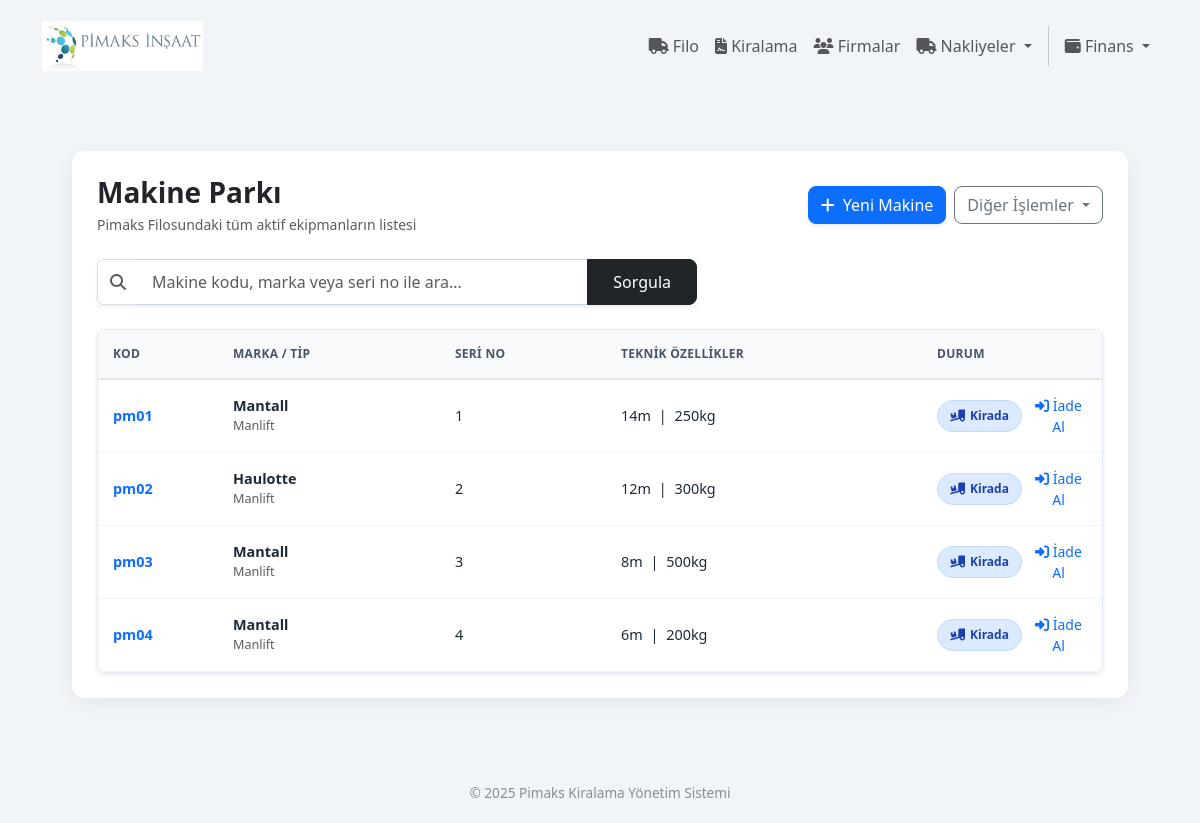
Before: /filo/index with the older database file.
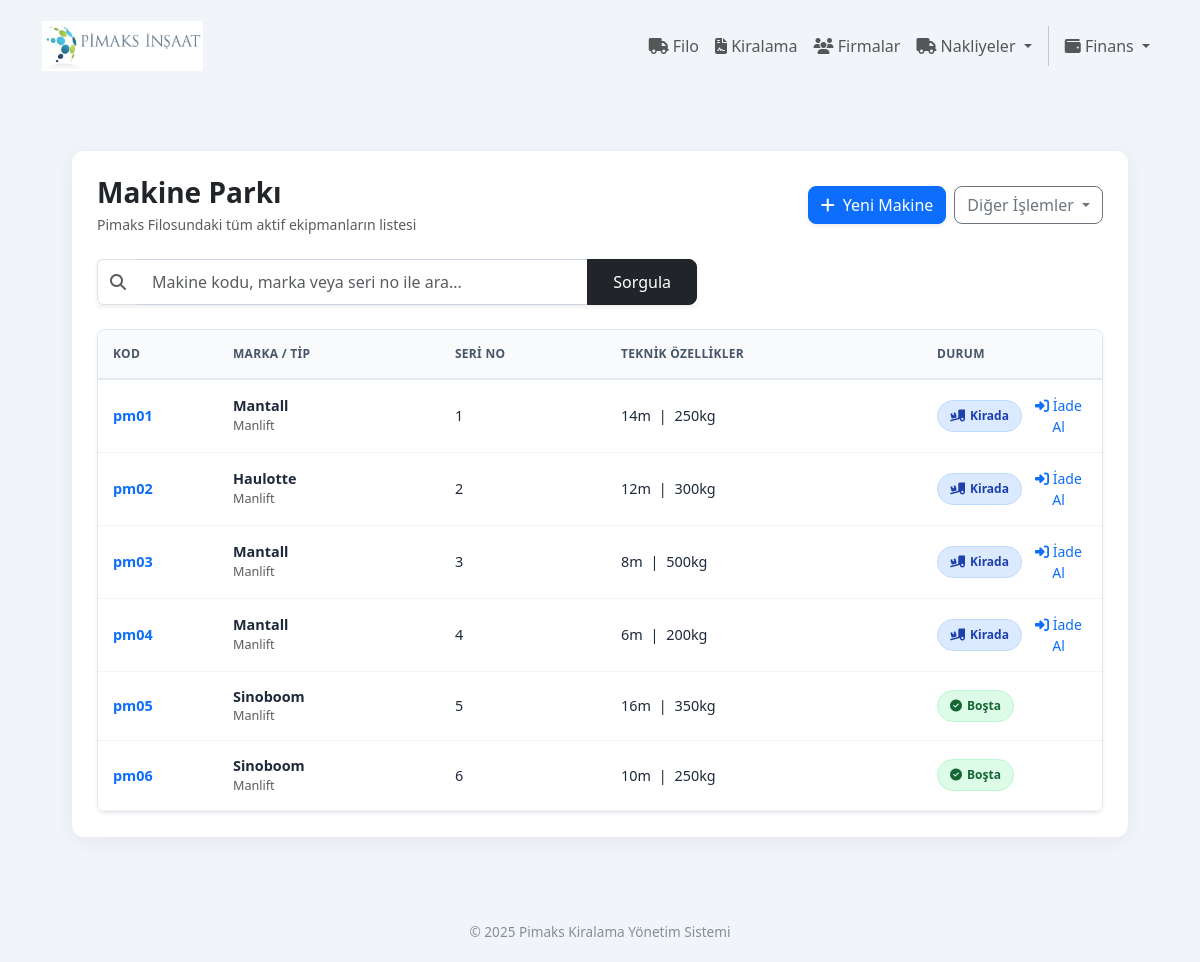
After: the same page with the newer database file.
### app/filo/models.py (models this page shows, shortened)
class Ekipman(db.Model):
    __tablename__ = 'ekipman'
    id = db.Column(db.Integer, primary_key=True)
    kod = db.Column(db.String(100), unique=True, nullable=False, index=True)
    yakit = db.Column(db.String(50), nullable=False, default='')
    tipi = db.Column(db.String(100), nullable=False, default='')
    marka = db.Column(db.String(100), nullable=False)
    model = db.Column(db.String(100), nullable=True, default='')
    seri_no = db.Column(db.String(100), nullable=False, index=True)
    calisma_yuksekligi = db.Column(db.Integer, nullable=False)
    kaldirma_kapasitesi = db.Column(db.Integer, nullable=False)
    uretim_tarihi = db.Column(db.String(100), nullable=False)
    calisma_durumu = db.Column(db.String(50), nullable=False, default='bosta')
    giris_maliyeti = db.Column(db.String(50), nullable=True, default='0')
    para_birimi = db.Column(db.String(3), nullable=False, default='TRY')
    is_active = db.Column(db.Boolean, default=True, nullable=False)
    firma_tedarikci_id = db.Column(db.Integer, db.ForeignKey('firma.id'), nullable=True)
    firma_tedarikci = db.relationship('Firma', back_populates='tedarik_edilen_ekipmanlar', foreign_keys=[firma_tedarikci_id])
    kiralama_kalemleri = db.relationship(
        'KiralamaKalemi',
        back_populates='ekipman',
        foreign_keys='KiralamaKalemi.ekipman_id',
        cascade="all, delete-orphan"
    )
    bakim_kayitlari = db.relationship('BakimKaydi', back_populates='ekipman', cascade="all, delete-orphan")
    __table_args__ = (db.UniqueConstraint('firma_tedarikci_id', 'seri_no', name='_tedarikci_seri_no_uc'),)
    swap_cikis_kayitlari = db.relationship('MakineDegisim', foreign_keys='MakineDegisim.eski_ekipman_id', backref='eski_ekipman', lazy='dynamic')
    swap_giris_kayitlari = db.relationship('MakineDegisim', foreign_keys='MakineDegisim.yeni_ekipman_id', backref='yeni_ekipman', lazy='dynamic')

### app/filo/routes.py (the view, shortened to what this page needs)
@filo_bp.route('/')
@filo_bp.route('/index')
def index():
    try:
        page = request.args.get('page', 1, type=int)
        q = request.args.get('q', '', type=str)
        base_query = Ekipman.query.filter(
            and_(
                Ekipman.firma_tedarikci_id.is_(None),
                Ekipman.is_active == True
            )
        ).options(
            subqueryload(Ekipman.kiralama_kalemleri).options(
                joinedload(KiralamaKalemi.kiralama).joinedload(Kiralama.firma_musteri)
            )
        )
        pagination = base_query.order_by(Ekipman.kod).paginate(
            page=page, per_page=25, error_out=False
        )
        ekipmanlar = pagination.items
        for ekipman in ekipmanlar:
            ekipman.aktif_kiralama_bilgisi = None
            if ekipman.calisma_durumu == 'kirada':
                aktif_kalemler = [k for k in ekipman.kiralama_kalemleri if not k.sonlandirildi]
                if aktif_kalemler:
                    ekipman.aktif_kiralama_bilgisi = max(aktif_kalemler, key=lambda k: k.id)
    except Exception as e:
        flash(f"Hata: {str(e)}", "danger")
        ekipmanlar = []
        pagination = None
        q = q
    return render_template('filo/index.html', ekipmanlar=ekipmanlar, pagination=pagination, q=q)

### app/templates/filo/index.html (shortened to what the changed rows need)
{% extends "base.html" %}
{% block content %}
<div class="container-fluid">
    <div class="filo-card">
        <div class="d-flex justify-content-between align-items-center mb-4 flex-wrap gap-3">
            <div>
                <h1 class="h3 fw-bold text-slate-800 mb-1">Makine Parkı</h1>
            </div>
        </div>
        <div class="table-container shadow-sm">
            <table class="table table-hover mb-0">
                <thead>
                    <tr>
                        <th style="width: 120px;">Kod</th>
                        <th>Marka / Tip</th>
                        <th>Seri No</th>
                        <th>Teknik Özellikler</th>
                        <th style="width: 180px;">Durum</th>
                    </tr>
                </thead>
                <tbody>
                    {% for ekipman in ekipmanlar %}
                    <tr class="ekipman-satiri"
                        data-ekipman-id="{{ ekipman.id }}"
                        data-ekipman-kod="{{ ekipman.kod }}"
                        data-durum="{{ ekipman.calisma_durumu }}"
                        data-duzenle-url="{{ url_for('filo.duzelt', id=ekipman.id) }}"
                        data-sil-url="{{ url_for('filo.sil', id=ekipman.id) }}"
                        data-bilgi-url="{{ url_for('filo.bilgi', id=ekipman.id) }}"
                        data-kirala-url="{{ url_for('kiralama.ekle', ekipman_id=ekipman.id) }}"
                        data-csrf-token="{{ csrf_token() }}">
                        <td class="fw-bold text-primary">{{ ekipman.kod }}</td>
                        <td>
                            <div class="fw-bold">{{ ekipman.marka }}</div>
                            <div class="text-muted small">{{ ekipman.tipi }}</div>
                        </td>
                        <td class="text-monospace">{{ ekipman.seri_no }}</td>
                        <td>
                            <span class="text-slate-600">{{ ekipman.calisma_yuksekligi }}m</span>
                            <span class="mx-1 text-slate-300">|</span>
                            <span class="text-slate-600">{{ ekipman.kaldirma_kapasitesi }}kg</span>
                        </td>
                        <td>
                            {% if ekipman.calisma_durumu == 'kirada' %}
                                <div class="d-flex align-items-center">
                                    <span class="badge-status bg-kirada"><i class="fas fa-truck-loading"></i> Kirada</span>
                                    <button type="button" class="btn btn-link btn-sm text-decoration-none sonlandir-buton ms-2 p-0"
                                            data-id="{{ ekipman.id }}" data-kod="{{ ekipman.kod }}" title="Kiralamayı Bitir">
                                        <i class="fas fa-sign-in-alt"></i> İade Al
                                    </button>
                                </div>
                            {% elif ekipman.calisma_durumu == 'serviste' %}
                                <span class="badge-status bg-serviste"><i class="fas fa-wrench"></i> Serviste</span>
                            {% else %}
                                <span class="badge-status bg-bosta"><i class="fas fa-check-circle"></i> Boşta</span>
                            {% endif %}
                        </td>
                    </tr>
                    {% endfor %}
                </tbody>
            </table>
        </div>
    </div>
</div>
{% endblock %}

Changed rows visible on the page:
added Ekipman: kod "pm05", marka "Sinoboom", tipi "Manlift", seri_no "5", calisma_yuksekligi "16", kaldirma_kapasitesi "350", calisma_durumu "bosta" (drawn)
added Ekipman: kod "pm06", marka "Sinoboom", tipi "Manlift", seri_no "6", calisma_yuksekligi "10", kaldirma_kapasitesi "250", calisma_durumu "bosta" (drawn)
